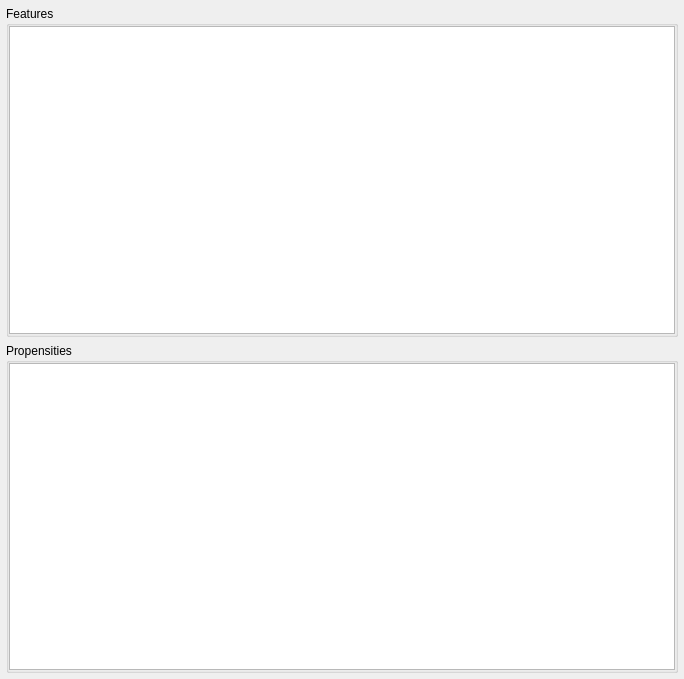
            <widget class="QWidget" name="scrollAreaWidgetContents_3">
             <property name="geometry">
              <rect>
               <x>0</x>
               <y>0</y>
               <width>684</width>
               <height>679</height>
              </rect>
             </property>
             <property name="sizePolicy">
              <sizepolicy hsizetype="Preferred" vsizetype="Expanding">
               <horstretch>0</horstretch>
               <verstretch>0</verstretch>
              </sizepolicy>
             </property>
             <layout class="QVBoxLayout" name="verticalLayout_10">
              <property name="leftMargin">
               <number>6</number>
              </property>
              <property name="topMargin">
               <number>6</number>
              </property>
              <property name="rightMargin">
               <number>6</number>
              </property>
              <property name="bottomMargin">
               <number>6</number>
              </property>
              <item>
               <widget class="QGroupBox" name="groupBox_3">
                <property name="sizePolicy">
                 <sizepolicy hsizetype="Preferred" vsizetype="Preferred">
                  <horstretch>0</horstretch>
                  <verstretch>0</verstretch>
                 </sizepolicy>
                </property>
                <property name="title">
                 <string>Features</string>
                </property>
                <property name="flat">
                 <bool>true</bool>
                </property>
                <layout class="QVBoxLayout" name="verticalLayout_11">
                 <property name="leftMargin">
                  <number>0</number>
                 </property>
                 <property name="topMargin">
                  <number>0</number>
                 </property>
                 <property name="rightMargin">
                  <number>0</number>
                 </property>
                 <property name="bottomMargin">
                  <number>0</number>
                 </property>
                 <item>
                  <widget class="QListWidget" name="feature_list">
                   <property name="sizePolicy">
                    <sizepolicy hsizetype="Expanding" vsizetype="Expanding">
                     <horstretch>0</horstretch>
                     <verstretch>0</verstretch>
                    </sizepolicy>
                   </property>
                   <property name="minimumSize">
                    <size>
                     <width>0</width>
                     <height>0</height>
                    </size>
                   </property>
                   <property name="verticalScrollBarPolicy">
                    <enum>Qt::ScrollBarAsNeeded</enum>
                   </property>
                   <property name="sizeAdjustPolicy">
                    <enum>QAbstractScrollArea::AdjustToContents</enum>
                   </property>
                   <property name="editTriggers">
                    <set>QAbstractItemView::NoEditTriggers</set>
                   </property>
                   <property name="defaultDropAction">
                    <enum>Qt::IgnoreAction</enum>
                   </property>
                   <property name="alternatingRowColors">
                    <bool>true</bool>
                   </property>
                   <property name="selectionMode">
                    <enum>QAbstractItemView::NoSelection</enum>
                   </property>
                   <property name="resizeMode">
                    <enum>QListView::Fixed</enum>
                   </property>
                   <property name="uniformItemSizes">
                    <bool>true</bool>
                   </property>
                  </widget>
                 </item>
                </layout>
               </widget>
              </item>
              <item>
               <widget class="QGroupBox" name="groupBox_4">
                <property name="sizePolicy">
                 <sizepolicy hsizetype="Preferred" vsizetype="Preferred">
                  <horstretch>0</horstretch>
                  <verstretch>0</verstretch>
                 </sizepolicy>
                </property>
                <property name="title">
                 <string>Propensities</string>
                </property>
                <property name="flat">
                 <bool>true</bool>
                </property>
                <layout class="QVBoxLayout" name="verticalLayout_12">
                 <property name="leftMargin">
                  <number>0</number>
                 </property>
                 <property name="topMargin">
                  <number>0</number>
                 </property>
                 <property name="rightMargin">
                  <number>0</number>
                 </property>
                 <property name="bottomMargin">
                  <number>0</number>
                 </property>
                 <item>
                  <widget class="QListWidget" name="propensity_list">
                   <property name="sizePolicy">
                    <sizepolicy hsizetype="Expanding" vsizetype="Expanding">
                     <horstretch>0</horstretch>
                     <verstretch>0</verstretch>
                    </sizepolicy>
                   </property>
                   <property name="verticalScrollBarPolicy">
                    <enum>Qt::ScrollBarAsNeeded</enum>
                   </property>
                   <property name="sizeAdjustPolicy">
                    <enum>QAbstractScrollArea::AdjustToContents</enum>
                   </property>
                   <property name="editTriggers">
                    <set>QAbstractItemView::NoEditTriggers</set>
                   </property>
                   <property name="defaultDropAction">
                    <enum>Qt::IgnoreAction</enum>
                   </property>
                   <property name="alternatingRowColors">
                    <bool>true</bool>
                   </property>
                   <property name="selectionMode">
                    <enum>QAbstractItemView::NoSelection</enum>
                   </property>
                   <property name="flow">
                    <enum>QListView::TopToBottom</enum>
                   </property>
                   <property name="resizeMode">
                    <enum>QListView::Fixed</enum>
                   </property>
                   <property name="uniformItemSizes">
                    <bool>true</bool>
                   </property>
                  </widget>
                 </item>
                </layout>
               </widget>
              </item>
             </layout>
            </widget>
